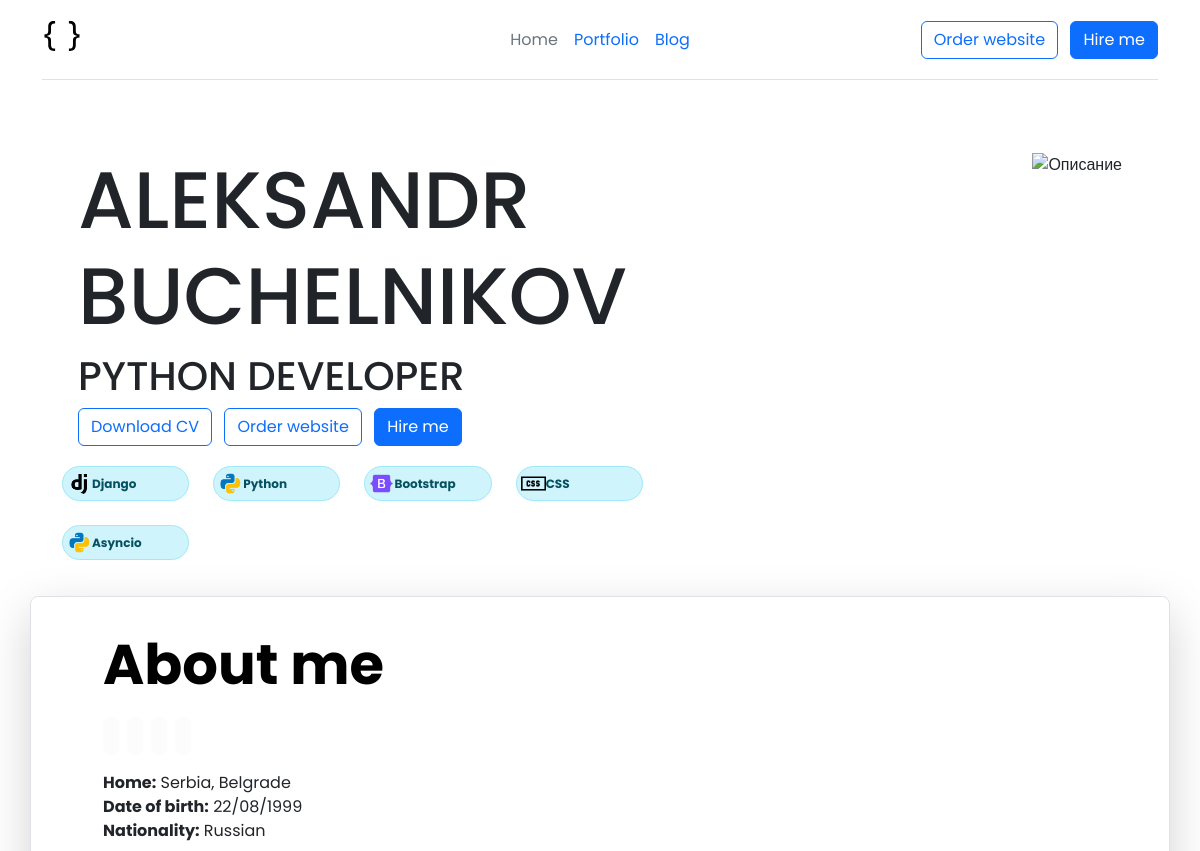
Before: / (upper part) with the older database file.
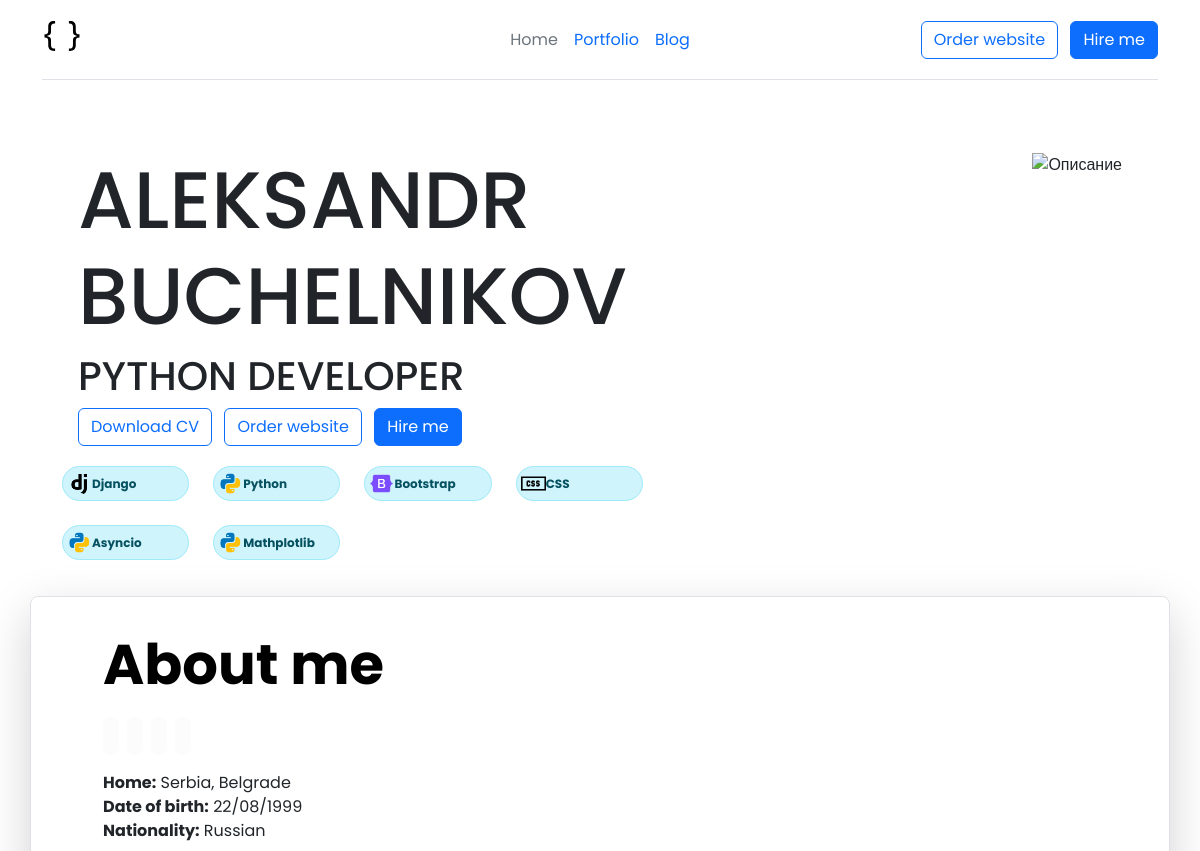
After: the same page with the newer database file.
### portfolio/models.py (models this page shows, shortened)
class Technologies(models.Model):
    name = models.CharField(max_length=NAME_LENGTH)
    badge = models.ImageField(
        'Badge',
        upload_to='badges',
        default='badges/icons8-python-48.png',
    )

### mainpage/views.py (the view)
# urls.py: path('', views.main, name='main'),
def main(request):
    projects = Project.objects.all().order_by('-pub_date')[0:5]
    posts = Post.objects.all().order_by('-pub_date')[0:5]
    technologies = Technologies.objects.all()
    context = {
        'projects': projects,
        'posts': posts,
        'technologies': technologies
    }
    return render(request, 'homepage/main.html', context)

### templates/homepage/main.html (shortened to what this page needs)
{% extends "base.html" %}
{% load static %}
{% block content %}
  <div class="container">
    <div class="row">
      <div class="col rounded-3 my-3 mx-3 p-3">
        <div class="p-3 text-start">
          <h1 style="font-size: 80px;">ALEKSANDR BUCHELNIKOV</h1>
          <h2 style="font-size: 40px;">PYTHON DEVELOPER</h2>
          <button type="button" class="btn btn-outline-primary me-2">Download CV</button>
          <button type="button" class="btn btn-outline-primary me-2">Order website</button>
          <button type="button" class="btn btn-primary">Hire me</button>
        </div>
        <div class="row row-cols-1 row-cols-lg-4 align-items-stretch g-4 py-1">
          {% if technologies %}
            {% for tag in technologies %}
              {% include "includes/tag.html" %}
            {% endfor %}
          {% else %}
            <p>There are no technologies yet</p>
          {% endif %}
        </div>
      </div>
      <div class="col rounded-3 my-3 mx-3 p-3">
        <div class="p-3 text-end">
          <img src="https://avatars.githubusercontent.com/u/145268320?v=4" alt="Описание" width="400" height="400">
        </div>
      </div>
    </div>
    <div class="row p-4 pb-0 pe-lg-0 align-items-center rounded-3 border shadow-lg">
      <div class="col-lg-12 p-3 p-lg-5 pt-lg-3">
        {% include "includes/about_me.html" %}
      </div>
    </div>
  </div>
{% endblock %}

### templates/includes/tag.html
{% load static %}
<div class="col">
  <span class="badge d-flex align-items-center p-1 pe-2 text-info-emphasis bg-info-subtle border border-info-subtle rounded-pill">
    <img src="{{ tag.badge.url }}" alt="Описание" width="25" height="25">{{ tag.name }}
  </span>
</div>

Changed rows visible on the page:
added Technologies: badge (picture), name "Mathplotlib"
